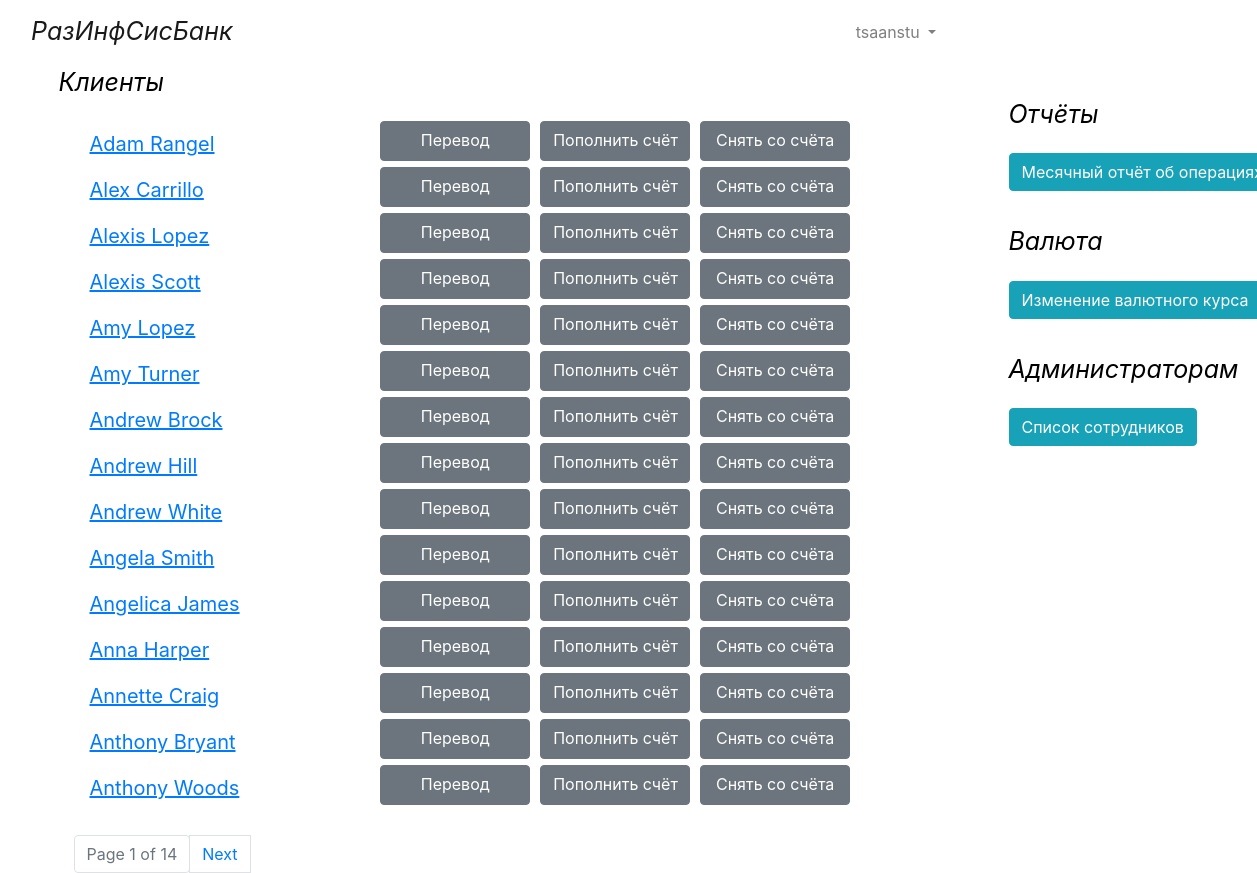
The page / (signed in) on the database its author committed.
### bs/models.py (models this page shows)
class User(AbstractUser):
    upload = models.ImageField(upload_to='uploads/%Y/%m/%d/')

class Client(models.Model):
    full_name = models.CharField(max_length=30)
    login = models.CharField(max_length=20)
    birthday = models.DateField()
    contract_number = models.CharField(max_length=10)
    date_conclusion = models.DateField()
    tel = models.CharField(max_length=12)
    address = models.CharField(max_length=100)

### bs/views.py (the view)
# urls.py: path('', views.index, name='index'),
def index(request):
    client_list = Client.objects.all().order_by('full_name')
    client_list = paginator(client_list, request)
    return render(request, 'bs/index.html', {"clients": client_list})

### bs/views.py (called while the page is built)
def paginator(user_list, request):
    paginator = Paginator(user_list, 15)
    page = request.GET.get('page')
    try:
        user_list = paginator.page(page)
    except PageNotAnInteger:
        user_list = paginator.page(1)
    except EmptyPage:
        user_list = paginator.page(paginator.num_pages)
    return user_list

### bs/templates/bs/index.html
{% include "bs/base.html" %}
{% load static %}
{% block content %}
{% include "bs/nav_panel.html" %}
{% if user.is_authenticated %}
<main role="main" class="container">
    <div class="row">
        <div class="col-lg-10">
            <div class="row">
                <span class="headline">Клиенты</span>
            </div>
            {% for client in clients %}
            <div class="row">
                <div class="col-lg-4">
                    <a class="nav-link" href="{% url 'client_data' client.id %}"><span class="user_name">{{client.full_name}}</span></a>
                </div>
                <a class="btn btn-secondary btn_list" id={{client.id}} href="{% url 'transfer' client.id %}"
                   role="button">Перевод</a>
                <a class="btn btn-secondary btn_list" id={{client.id}}
                   href="{% url 'replenishment' client.id %}" role="button">Пополнить счёт</a>
                <a class="btn btn-secondary btn_list" id={{client.id}} href="{% url 'removal' client.id %}"
                   role="button">Снять со счёта</a>
            </div>
            {% endfor %}
            <br>
            {% include "bs/paginator.html" %}
        </div>
        {% include "bs/right_menu.html" %}
    </div>
</main>
{% endif %}
{% endblock %}

### bs/templates/bs/nav_panel.html (shortened to what this page needs)
<nav class="navbar navbar-expand-lg navbar-light bg-white">
    <div class="col-lg-8">
        <div class="d-flex flex-grow-1">
            <a class="navbar-brand" href="{% url 'index' %}"><span class="headline"> РазИнфСисБанк</span></a>
        </div>
    </div>
    <div class="col-lg-4">
        <div class="form-inline collapse navbar-collapse" id="navbarCollapse">
            <ui class="navbar-nav mr-auto" style="position: static left;">
                {% if user.is_authenticated %}
                <li class="nav-item dropdown">
                    <a class="nav-link dropdown-toggle" href="#" id="navbarDropdownMenuLink" data-toggle="dropdown"
                       aria-haspopup="true" aria-expanded="false">
                        <span class="text_style">{{ user.get_username }}</span>
                    </a>
                </li>
                {% else %}
                <li><a class="nav-link" href="{% url 'login'%}?next={{request.path}}"><span
                        class="text_style">Log In</span></a>
                </li>
                {% endif %}
            </ui>
        </div>
    </div>
</nav>

### static/css/index.css (style rules this page uses)
body { background-color: #ffffff; color: #000000; }
.btn_list { color: #fff; background-color: #6c757d; border-color: #6c757d; margin-left: 5px; margin-right: 5px; width: 150px; height: 40px; }
.user_name { font-size: 20px; text-decoration: underline; color: #007bff; }
.headline { font-size: 25px; font-style: italic; margin-bottom: 20px; }

### rows shown on the page
User: get_username "tsaanstu"
Client: full_name "Adam Rangel"
Client: full_name "Alex Carrillo"
Client: full_name "Alexis Lopez"
Client: full_name "Alexis Scott"
Client: full_name "Amy Lopez"
Client: full_name "Amy Turner"
Client: full_name "Andrew Brock"
Client: full_name "Andrew Hill"
Client: full_name "Andrew White"
Client: full_name "Angela Smith"
Client: full_name "Angelica James"
Client: full_name "Anna Harper"
Client: full_name "Annette Craig"
Client: full_name "Anthony Bryant"
Client: full_name "Anthony Woods"

### other values the page prints
{{ clients.number }} "1"
{{ clients.paginator.num_pages }} "14"
